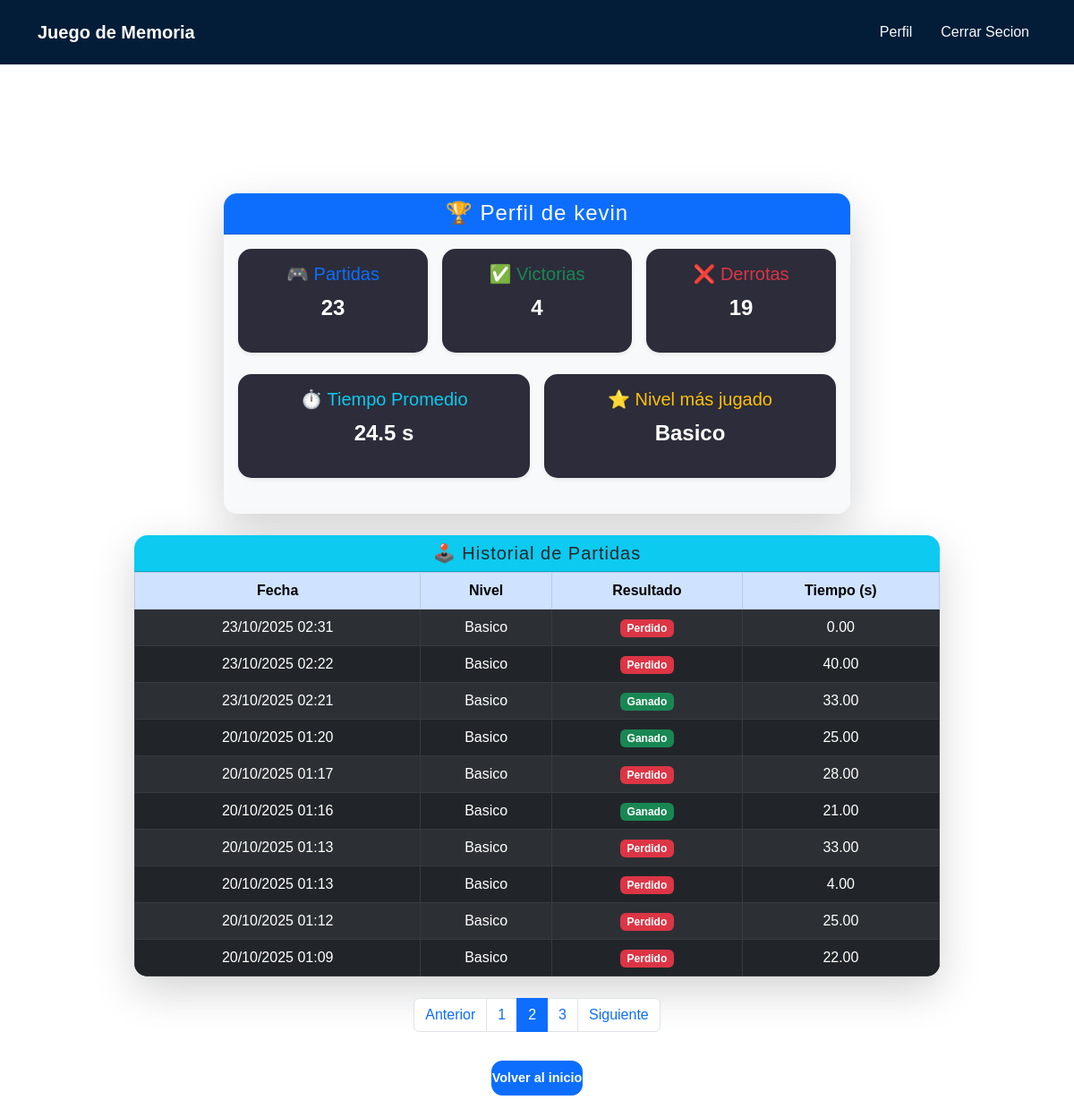
Page /perfil/?page=2 (signed in) on the committed database.
### memory_game/models.py (models this page shows, shortened)
class Partida(models.Model):
    usuario = models.ForeignKey(User, on_delete=models.CASCADE)
    nivel = models.CharField(max_length=20)
    resultado = models.CharField(max_length=10)  # 'victoria' o 'derrota'
    tiempo_restante = models.IntegerField(default=0)
    fecha = models.DateTimeField(auto_now_add=True)

### memory_game/views.py (the view)
# urls.py: path('perfil/', views.perfil, name='perfil'),
@login_required
def perfil(request):
    partidas = Partida.objects.filter(usuario=request.user).order_by('-fecha')
    paginator = Paginator(partidas, 10)
    page_number = request.GET.get('page')
    page_obj = paginator.get_page(page_number)
    total_partidas = partidas.count()
    total_victorias = partidas.filter(resultado='victoria').count()
    total_derrotas = partidas.filter(resultado='derrota').count()
    promedio_tiempo = partidas.filter(resultado='victoria').aggregate(Avg('tiempo_restante'))['tiempo_restante__avg'] or 0
    nivel_mas_jugado_data = partidas.values('nivel').annotate(total=Count('nivel')).order_by('-total').first()
    nivel_mas_jugado = nivel_mas_jugado_data['nivel'] if nivel_mas_jugado_data else 'N/A'
    context = {
        'total_partidas': total_partidas,
        'total_victorias': total_victorias,
        'total_derrotas': total_derrotas,
        'promedio_tiempo': round(promedio_tiempo, 2),
        'nivel_mas_jugado': nivel_mas_jugado,
        'page_obj': page_obj,
    }
    return render(request, 'memory_game/perfil.html', context)

### memory_game/templates/memory_game/perfil.html (shortened to what this page needs)
{% extends 'memory_game/base.html' %}
{% load static %}
{% block content %}
<div class="center-box">
  <div class="card shadow-lg border-0 mb-4" style="max-width: 700px; width: 100%;">
    <div class="card-header bg-primary text-white text-center">
      <h2 class="h4 mb-0">🏆 Perfil de {{ user.username }}</h2>
    </div>
    <div class="card-body bg-light text-dark">
      <div class="row g-3 justify-content-center mb-4">
        <div class="col-md-4">
          <div class="card shadow-sm border-0 text-center">
            <div class="card-body">
              <h5 class="text-primary">🎮 Partidas</h5>
              <p class="fs-4 fw-bold">{{ total_partidas }}</p>
            </div>
          </div>
        </div>
        <div class="col-md-4">
          <div class="card shadow-sm border-0 text-center">
            <div class="card-body">
              <h5 class="text-success">✅ Victorias</h5>
              <p class="fs-4 fw-bold">{{ total_victorias }}</p>
            </div>
          </div>
        </div>
        <div class="col-md-4">
          <div class="card shadow-sm border-0 text-center">
            <div class="card-body">
              <h5 class="text-danger">❌ Derrotas</h5>
              <p class="fs-4 fw-bold">{{ total_derrotas }}</p>
            </div>
          </div>
        </div>
      </div>
      <div class="row g-3 justify-content-center mb-4">
        <div class="col-md-6">
          <div class="card shadow-sm border-0 text-center">
            <div class="card-body">
              <h5 class="text-info">⏱️ Tiempo Promedio</h5>
              <p class="fs-4 fw-bold">{{ promedio_tiempo }} s</p>
            </div>
          </div>
        </div>
        <div class="col-md-6">
          <div class="card shadow-sm border-0 text-center">
            <div class="card-body">
              <h5 class="text-warning">⭐ Nivel más jugado</h5>
              <p class="fs-4 fw-bold">{{ nivel_mas_jugado|title }}</p>
            </div>
          </div>
        </div>
      </div>
    </div>
  </div>
  <div class="card shadow-lg border-0 mb-4" style="max-width: 900px; width: 100%;">
    <div class="card-header bg-info text-dark text-center">
      <h3 class="h5 mb-0">🕹️ Historial de Partidas</h3>
    </div>
    <div class="card-body p-0">
      <div class="table-responsive">
        <table class="table table-dark table-striped table-bordered align-middle text-center mb-0">
          <thead class="table-primary text-dark">
            <tr>
              <th>Fecha</th>
              <th>Nivel</th>
              <th>Resultado</th>
              <th>Tiempo (s)</th>
            </tr>
          </thead>
          <tbody>
            {% for partida in page_obj %}
            <tr>
              <td>{{ partida.fecha|date:"d/m/Y H:i" }}</td>
              <td>{{ partida.nivel|title }}</td>
              <td>
                {% if partida.resultado == "victoria" %}
                <span class="badge bg-success">Ganado</span>
                {% else %}
                <span class="badge bg-danger">Perdido</span>
                {% endif %}
              </td>
              <td>{{ partida.tiempo_restante|floatformat:2 }}</td>
            </tr>
            {% empty %}
            <tr>
              <td colspan="4">No hay partidas registradas</td>
            </tr>
            {% endfor %}
          </tbody>
        </table>
      </div>
    </div>
  </div>
  {% if page_obj.has_other_pages %}
  <nav aria-label="Paginación de partidas">
    <ul class="pagination justify-content-center">
      {% if page_obj.has_previous %}
      <li class="page-item">
        <a class="page-link" href="?page={{ page_obj.previous_page_number }}">Anterior</a>
      </li>
      {% else %}
      <li class="page-item disabled"><span class="page-link">Anterior</span></li>
      {% endif %}
      {% for num in page_obj.paginator.page_range %}
      {% if page_obj.number == num %}
      <li class="page-item active"><span class="page-link">{{ num }}</span></li>
      {% else %}
      <li class="page-item"><a class="page-link" href="?page={{ num }}">{{ num }}</a></li>
      {% endif %}
      {% endfor %}
      {% if page_obj.has_next %}
      <li class="page-item">
        <a class="page-link" href="?page={{ page_obj.next_page_number }}">Siguiente</a>
      </li>
      {% else %}
      <li class="page-item disabled"><span class="page-link">Siguiente</span></li>
      {% endif %}
    </ul>
  </nav>
  {% endif %}
  <a href="{% url 'index' %}" class="btn btn-primary nivel-btn-small mt-3">Volver al inicio</a>
</div>
{% endblock %}

### memory_game/static/memory_game/css/global.css (style rules this page uses)
body { font-family: 'Poppins', sans-serif; padding-top: 120px; }
body.app-body { background-image: url("/static/memory_game/img/fondos/azul2.jpg"); background-size: cover; background-position: center; background-repeat: no-repeat; min-height: 100vh; }
.card { border-radius: 15px; overflow: hidden; }
.card-header { font-weight: 600; letter-spacing: 1px; }
.card-body { background-color: #2c2c3a; color: #fff; }
.btn { border-radius: 12px; font-weight: 600; }
.center-box { display: flex; flex-direction: column; align-items: center; justify-content: center; min-height: 70vh; text-align: center; }
.nivel-btn-small { font-size: 0.9rem; padding: 8px 0; max-width: 250px; }

### rows in the picture
Partida: fecha "23/10/2025 02:31", nivel "Basico", resultado "Perdido", tiempo_restante "0.00"
Partida: fecha "23/10/2025 02:22", nivel "Basico", resultado "Perdido", tiempo_restante "40.00"
Partida: fecha "23/10/2025 02:21", nivel "Basico", resultado "Ganado", tiempo_restante "33.00"
Partida: fecha "20/10/2025 01:20", nivel "Basico", resultado "Ganado", tiempo_restante "25.00"
Partida: fecha "20/10/2025 01:17", nivel "Basico", resultado "Perdido", tiempo_restante "28.00"
Partida: fecha "20/10/2025 01:16", nivel "Basico", resultado "Ganado", tiempo_restante "21.00"
Partida: fecha "20/10/2025 01:13", nivel "Basico", resultado "Perdido", tiempo_restante "33.00"
Partida: fecha "20/10/2025 01:13", nivel "Basico", resultado "Perdido", tiempo_restante "4.00"
Partida: fecha "20/10/2025 01:12", nivel "Basico", resultado "Perdido", tiempo_restante "25.00"
Partida: fecha "20/10/2025 01:09", nivel "Basico", resultado "Perdido", tiempo_restante "22.00"

### other values in the picture
{{ user.username }} "kevin"
{{ total_partidas }} "23"
{{ total_victorias }} "4"
{{ total_derrotas }} "19"
{{ promedio_tiempo }} "24.5"
{{ nivel_mas_jugado|title }} "Basico"
{{ num }} "1" "3"
{{ num }} "2"
